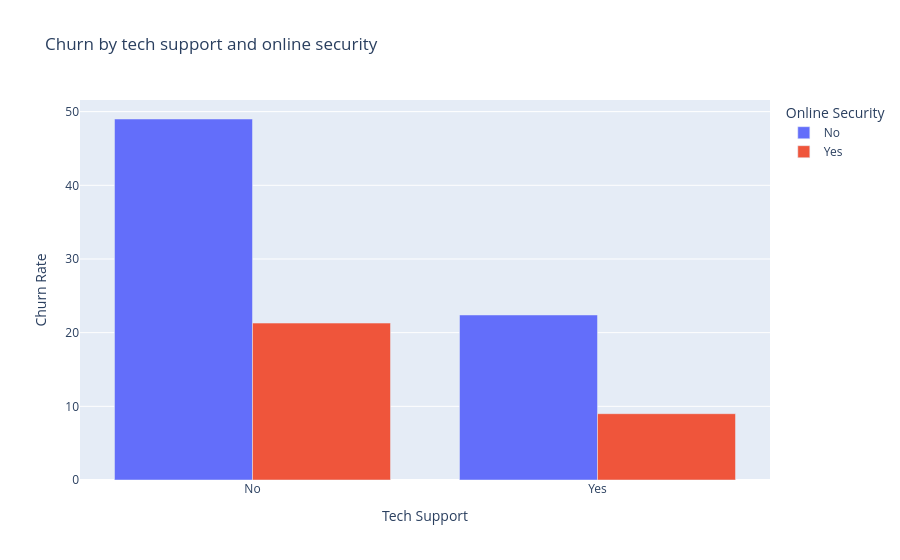

Notebook source saved alongside this figure:
### Code cell
conn = psycopg2.connect(CONN_STRING)
cur = conn.cursor()
cur.execute("""SELECT services.tech_support , services.online_security , COUNT(*) AS number_of_customers , ROUND(AVG(customers.churn) * 100, 1) AS churn_rate
FROM customers JOIN services
ON customers.customer_id = services.customer_id
WHERE services.internet_service != 'No'
GROUP BY services.tech_support , services.online_security
ORDER BY churn_rate DESC""")
rows = cur.fetchall()
df = pd.DataFrame(rows, columns=['Tech Support', 'Online Security', 'Customers', 'Churn Rate'])
print(df)
cur.close()
conn.close()


chart6 = px.bar(df, "Tech Support", "Churn Rate", color="Online Security", barmode="group", title="Churn by tech support and online security")
chart6.show()

### Figure 1 — Plotly figure (JSON) as saved in the notebook; plotly's stock layout.template omitted (floating-point values rounded to 4 significant figures)
{"data": [{"alignmentgroup": "True", "hovertemplate": "Online Security=No<br>Tech Support=%{x}<br>Churn Rate=%{y}<extra></extra>", "legendgroup": "No", "marker": {"color": "#636efa", "pattern": {"shape": ""}}, "name": "No", "offsetgroup": "No", "orientation": "v", "showlegend": true, "textposition": "auto", "type": "bar", "x": ["No", "Yes"], "xaxis": "x", "y": [49, 22.4], "yaxis": "y"}, {"alignmentgroup": "True", "hovertemplate": "Online Security=Yes<br>Tech Support=%{x}<br>Churn Rate=%{y}<extra></extra>", "legendgroup": "Yes", "marker": {"color": "#EF553B", "pattern": {"shape": ""}}, "name": "Yes", "offsetgroup": "Yes", "orientation": "v", "showlegend": true, "textposition": "auto", "type": "bar", "x": ["No", "Yes"], "xaxis": "x", "y": [21.3, 9], "yaxis": "y"}], "layout": {"barmode": "group", "legend": {"title": {"text": "Online Security"}, "tracegroupgap": 0}, "title": {"text": "Churn by tech support and online security"}, "xaxis": {"anchor": "y", "domain": [0, 1], "title": {"text": "Tech Support"}}, "yaxis": {"anchor": "x", "domain": [0, 1], "title": {"text": "Churn Rate"}}}}
